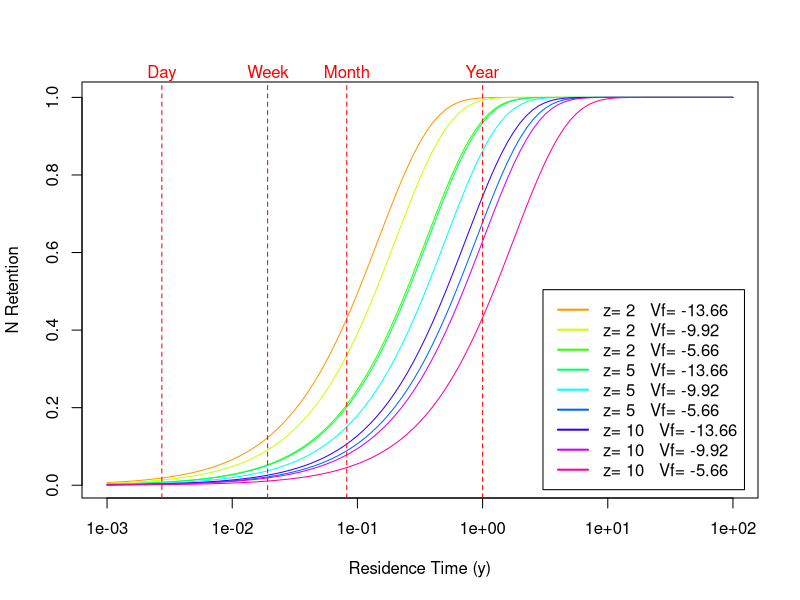

Source code (R):
#########################
# N retention model
# From Verburg et al 2013
# Equation originally from Harrison et al 2009
# Rn=1-exp((-9.92tau)/z)
# Rn = proportion of N retained
# tau = residence time (years)
# z = mean depth (m)
# Vf = settling velocity (m year-1)

# Set parameter estimates
z = c(2, 5,10)
Vf = c(-13.66, -9.92, -5.66) 

# plot curve
pdf("N_retention.pdf")
par(cex=1)

table<-as.data.frame(matrix(ncol=2, nrow=length(Vf)*length(z)) )
names(table)<-c("Vf", "z")

colors<-rainbow(n=nrow(table), start = 0.1, end = 0.9)


for (i in 1:(length(z))){
  for (j in 1:(length(Vf))){
    z1 = z[i]
    Vf1 = Vf[j]

    row<-j+length(z)*(i-1)
    
    table[row,1]<- Vf1
    table[row,2]<- z1
    
    if (i ==1 & j==1){
    curve(1-(exp((Vf1*x)/z1)), .001, 100, log = "x", ylab="N Retention", xlab = "Residence Time (y)", col = colors[row])
    } else {
    curve(1-(exp((Vf1*x)/z1)), .001, 100, log = "x", ylab="N Retention", xlab = "Residence Time (y)", col = colors[row], add=T)
    }

  }
}

legend("bottomright", inset=0.02, lty = 1,lwd = 2,legend = paste( "z=",  table[,2], "  Vf=" ,table[,1]), col = colors)

#add vertical lines to denote day, month, year, etc
# day
abline(v=1/365, col="red", lty=2)
mtext("Day", side=3, outer=FALSE, at = 1/365, col="red", cex=1)
# week
abline(v=7/365, col="red", lty=2)
mtext("Week", side=3, outer=FALSE, at = 7/365, col="red",cex=1)
# month
abline(v=30/365, col="red", lty=2)
mtext("Month", side=3, outer=FALSE, at = 30/365, col="red",cex=1)
# year
abline(v=1, col = "red", lty = 2)
mtext("Year", side=3, outer=FALSE, at = 1, col="red",cex=1)
dev.off()

